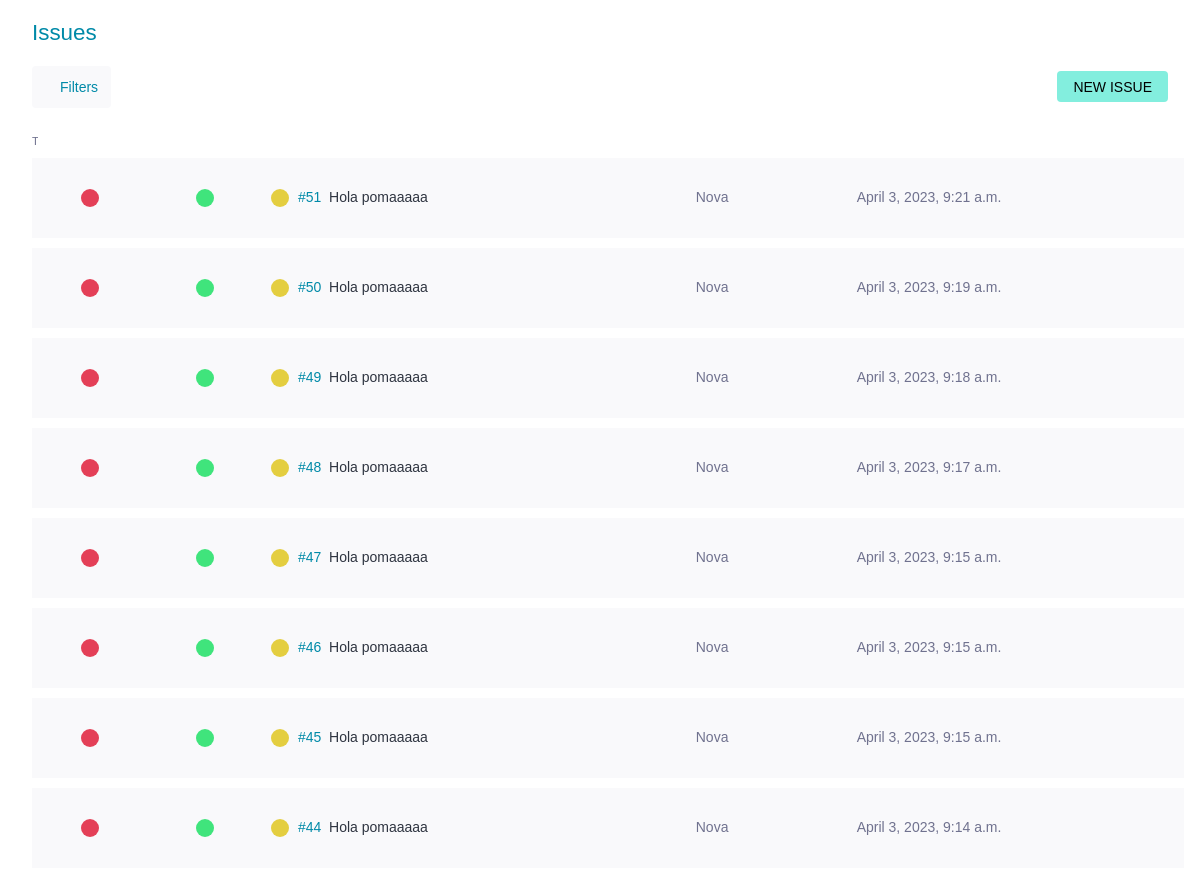
/issues/ (signed in, upper part), run on an earlier commit of the app's database.
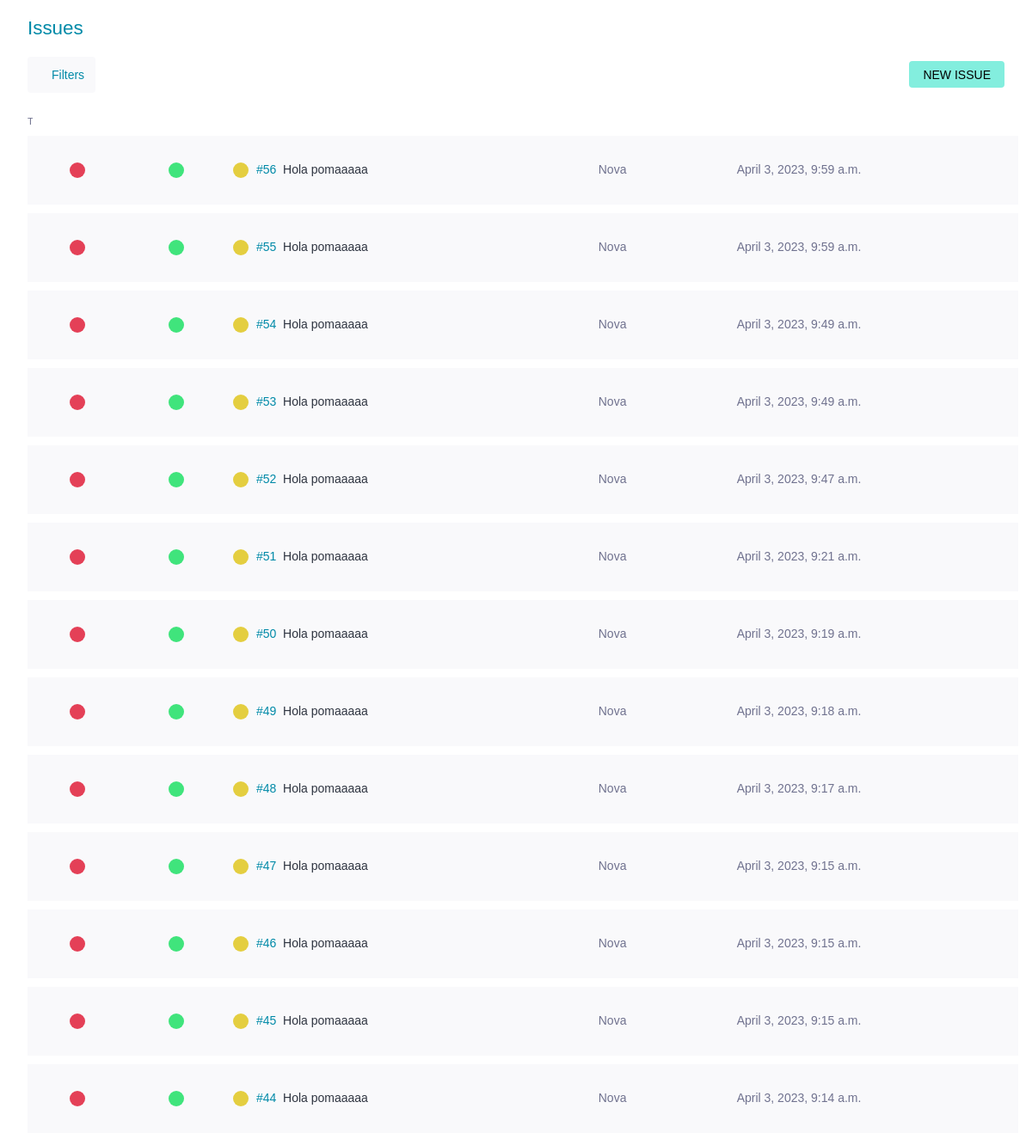
And on a later commit of the database.
### issues/models.py (models this page shows)
class Issue(models.Model):
    BUG = 'B'
    PREG = 'P'
    MIL = 'M'
    TTIPUS = (
        (BUG, _('Bug')),
        (PREG, _('Pregunta')),
        (MIL, _('Millora'))
    )
    NOVA = 'N'
    DOING = 'D'
    TEST = 'T'
    CLOSED = 'C'
    INFO = 'I'
    REBUTJADA = 'R'
    PROP = 'P'
    TESTATS = (
        (NOVA, _('Nova')),
        (DOING, _('En curs')),
        (TEST, _('Llesta per testejar')),
        (CLOSED, _('Tancada')),
        (INFO, _('Necessita informació')),
        (REBUTJADA, _('Rebutjada')),
        (PROP, _('Proposada'))
    )
    DESITJ = 'D'
    MENOR = 'M'
    NORMAL = 'N'
    IMP = 'I'
    CRITIC = 'C'
    TGRAVETAT = (
        (DESITJ, _('Desitjada')),
        (MENOR, _('Menor')),
        (NORMAL, _('Normal')),
        (IMP, _('Important')),
        (CRITIC, _('Crítica'))
    )
    BAIXA = 'B'
    MITJA = 'M'
    ALTA = 'A'
    TPRIORITAT = (
        (BAIXA, _('Baixa')),
        (MITJA, _('Normal')),
        (ALTA, _('Alta'))
    )
    id = models.AutoField(primary_key=True, verbose_name=_('Identificador'))
    subject = models.CharField(max_length=500, null=False, blank=False, verbose_name=_('Assumpte'))
    descripcio = models.CharField(max_length=524288, null=True, blank=True, verbose_name=_('Descripció'))
    tipus = models.CharField(choices=TTIPUS, default=BUG, max_length=5, verbose_name=_('Tipus'))
    estat = models.CharField(choices=TESTATS, default=NOVA, max_length=5, verbose_name=_('Estat'))
    gravetat = models.CharField(choices=TGRAVETAT, default=NORMAL, max_length=5, verbose_name=_('Gravetat'))
    prioritat = models.CharField(choices=TPRIORITAT, default=MITJA, max_length=5, verbose_name=_('Prioritat'))
    creador = models.ForeignKey(Usuari, related_name='creats', null=True, blank=True, on_delete=models.DO_NOTHING, verbose_name=_('Creador'))
    assignacio = models.ForeignKey(Usuari, related_name='assignats', null=True, blank=True, on_delete=models.DO_NOTHING, verbose_name=_('Assignada a'))
    dataCreacio = models.DateTimeField(auto_now_add=True, verbose_name=_('Data creació'))
    dataModificacio = models.DateTimeField(auto_now=True, verbose_name=_('Última modificació'))
    dataLimit = models.DateTimeField(null=True, blank=True, verbose_name=_('Data límit'))
    bloquejat = models.BooleanField(null=False, blank=False, default=False, verbose_name=_('Bloquejat'))
    motiuBloqueig = models.CharField(max_length=50, null=True, blank=True, verbose_name=_('Motiu bloqueig'))
    tags = models.ManyToManyField(Tag, related_name='issues',  verbose_name=_('Tags'))

### issues/views.py (the view)
# urls.py: path('', views.ListIssueView.as_view(), name='tots_issues'),
class ListIssueView(IsAuthenticatedMixin, FilterView):
    model = Issue
    template_name = 'issue_list.html'
    filterset_class = IssueFilter
    context_object_name = 'issues'
    def get_context_data(self, **kwargs):
        context = super().get_context_data(**kwargs)
        context.update({
            'TTipus': Issue.TTIPUS,
            'TEstats': Issue.TESTATS,
            'TGravetat': Issue.TGRAVETAT,
            'TPrioritat': Issue.TPRIORITAT,
            'usuaris': Usuari.objects.all(),
            'tags': Tag.objects.all()
        })
        return context
    def get_queryset(self):
        queryset = super().get_queryset()
        filter = IssueFilter(self.request.GET, queryset=queryset)
        order_by = self.request.GET.get('order_by', '-dataCreacio')
        queryset = filter.qs.order_by(order_by)
        return queryset

### issues/templates/issue_list.html (shortened to what this page needs)
{% extends 'base.html' %}
{% block content %}
<div class="master" style>
    <div class = "wrapper issues lightbox-generic-form">
        <div class="main issue-main">
            <div class="issue-top">
                <header class="issue-header">
                    <h1>
                        <span>Issues</span>
                    </h1>
                    <div class="taskboard-actions">
                        <div class="issue-table-options-start" >
                            <button class="btn-filter" onclick="myFunction()">
                                <img src="   https://cdn-icons-png.flaticon.com/512/10035/10035140.png " width="15" height="15" alt="" title="" class="img-small" >
                                <span class="text" style="margin: 5px;">Filters</span>
                            </button>
                        </div>
                        <div class="new-issue">
                            <button class="btn-small" >
                                <a href="/issues/create/" style="color:black"> New Issue</a>
                            </button>
                        </div>
                    </div>
                </header>
            </div>
            <div class="issue-container">
                <div class="issue-page"style="width: 100%;">
                   <table class="issues-table" style="width: 100%;border-collapse:separate; border-spacing: 0 10px;">
                        <tr class="row title">
                            <td class="level-field">
                                <div class="mobile">
                                    <div class="tooltip pop-help">Type</div><span class="first-letter">Type</span>
                                  </div>
                            </td>
                            <td class="level-field">
                            </td>
                            <td class="level-field">
                            </td>
                            <td class="subject"></td>
                            <td class="modified-field"></td>
                            <td class="assigned-field"></td>
                        </tr>
                        {% for issue in issues %}
                            <tr class="row table-main" style="height: 80px;">
                                <td class="level-field" style="width: 10%; text-align: center;
                                vertical-align: middle">
                                        {% if issue.tipus == "B" %}
                                            <div class="level" style="background: rgb(228, 64, 87)"></div>
                                        {%elif issue.tipus == "P"%}
                                            <p class="level" style="background: rgb(81, 120, 211)"></p>
                                        {%elif issue.tipus == "M"%}
                                            <p class="level" style="background:  rgb(64, 228, 206)"></p>
                                        {%endif%}
                                </td>
                                 <td class="level-field" style="width: 10%;text-align: center;
                                 vertical-align: middle;">
                                    {% if issue.gravetat == "D" %}
                                        <div class="level" style="background: rgb(112, 114, 143)"></div>
                                    {%elif issue.gravetat == "M"%}
                                        <p class="level" style="background: rgb(64, 168, 228)"></p>
                                    {%elif issue.gravetat == "N"%}
                                        <p class="level" style="background:  rgb(64, 228, 124)"></p>
                                    {%elif issue.gravetat == "I"%}
                                        <p class="level" style="background:  rgb(228, 162, 64)"></p>
                                    {%elif issue.gravetat == "C"%}
                                        <p class="level" style="background:   rgb(211, 84, 80)"></p>
                                    {%endif%}
                                 </td>
                                 <td class="level-field" style="width: 10%t;text-align: center;
                                 vertical-align: middle;">
                                        {% if issue.prioritat == "B" %}
                                            <p class="level" style="background: rgb(168, 228, 64);"></p>
                                        {%elif issue.prioritat == "M"%}
                                            <p class="level" style=" background: rgb(228, 206, 64);;"></p>
                                        {%elif issue.prioritat == "A"%}
                                            <p class="level" style="background:  rgb(228, 124, 64);"></p>
                                        {%endif%}
                                </td>
                                <td class="subject" style="text-align: center;
                                vertical-align: middle;">
                                    <a href="/issues/{{issue.id}}/edit" >
                                        <span classe="issue-text" style="display: inline-flex;">
                                            <span class="issue-ref">#{{issue.id}}</span>
                                            <span class="issue-subject">{{issue.subject}}</span>
                                        </span>
                                    </a>
                                </td>
                                <td style="text-align: center;
                                vertical-align: middle;">
                                    <div class="assigned-field" >
                                    {%if issue.estat == 'N' %}
                                        <span>Nova</span>
                                    {%elif issue.estat == 'D'%}
                                        <span>En curs</span>
                                    {%elif issue.estat == 'T'%}
                                        <span>Llesta per testejar</span>
                                    {%elif issue.estat == 'C'%}
                                        <span style="color:#70b578">Tancada</span>
                                    {%elif issue.estat == 'I'%}
                                        <span>Necessita informació</span>
                                    {%elif issue.estat == 'R'%}
                                        <span style="color:#FF0000">Rebutjada</span>
                                    {%elif issue.estat == 'P'%}
                                        <span>Proposada</span>
                                    {%endif%}
                                    </div>
                                </td>
                                <td class="modified-field" style="text-align: center;
                                vertical-align: middle;">
                                    <span>{{issue.dataModificacio}}</span>
                                </td>
                                <td class="assigned-field" style="text-align: center;
                                vertical-align: middle;">
                                </td>
                            </tr>
                        {% endfor %}
                    </table>
                </div>
            </div>
</div>
</div>
{% endblock %}

### issuePeople/templates/base.html (shortened to what this page needs)
{% load static %}
<!DOCTYPE html>
<html lang="ca">
<head>
    <link rel="stylesheet" type="text/css" href="{% static 'css/theme-taiga.css' %}">
    <link rel="stylesheet" type="text/css" href="{% static 'css/formStyle.css' %}">
    <link rel="stylesheet" href="https://cdnjs.cloudflare.com/ajax/libs/font-awesome/4.7.0/css/font-awesome.min.css">
</head>
<body>
    {% block content %}
    {% endblock %}
</body>
</html>

What changed in the data, as far as the page shows it:
added Issue: tipus "B" (drawn), gravetat "N" (drawn), prioritat "M" (drawn), id "56", subject "Hola pomaaaaa", estat "Nova", dataModificacio "April 3, 2023, 9:59 a.m."
added Issue: tipus "B" (drawn), gravetat "N" (drawn), prioritat "M" (drawn), id "55", subject "Hola pomaaaaa", estat "Nova", dataModificacio "April 3, 2023, 9:59 a.m."
added Issue: tipus "B" (drawn), gravetat "N" (drawn), prioritat "M" (drawn), id "54", subject "Hola pomaaaaa", estat "Nova", dataModificacio "April 3, 2023, 9:49 a.m."
added Issue: tipus "B" (drawn), gravetat "N" (drawn), prioritat "M" (drawn), id "53", subject "Hola pomaaaaa", estat "Nova", dataModificacio "April 3, 2023, 9:49 a.m."
added Issue: tipus "B" (drawn), gravetat "N" (drawn), prioritat "M" (drawn), id "52", subject "Hola pomaaaaa", estat "Nova", dataModificacio "April 3, 2023, 9:47 a.m."
